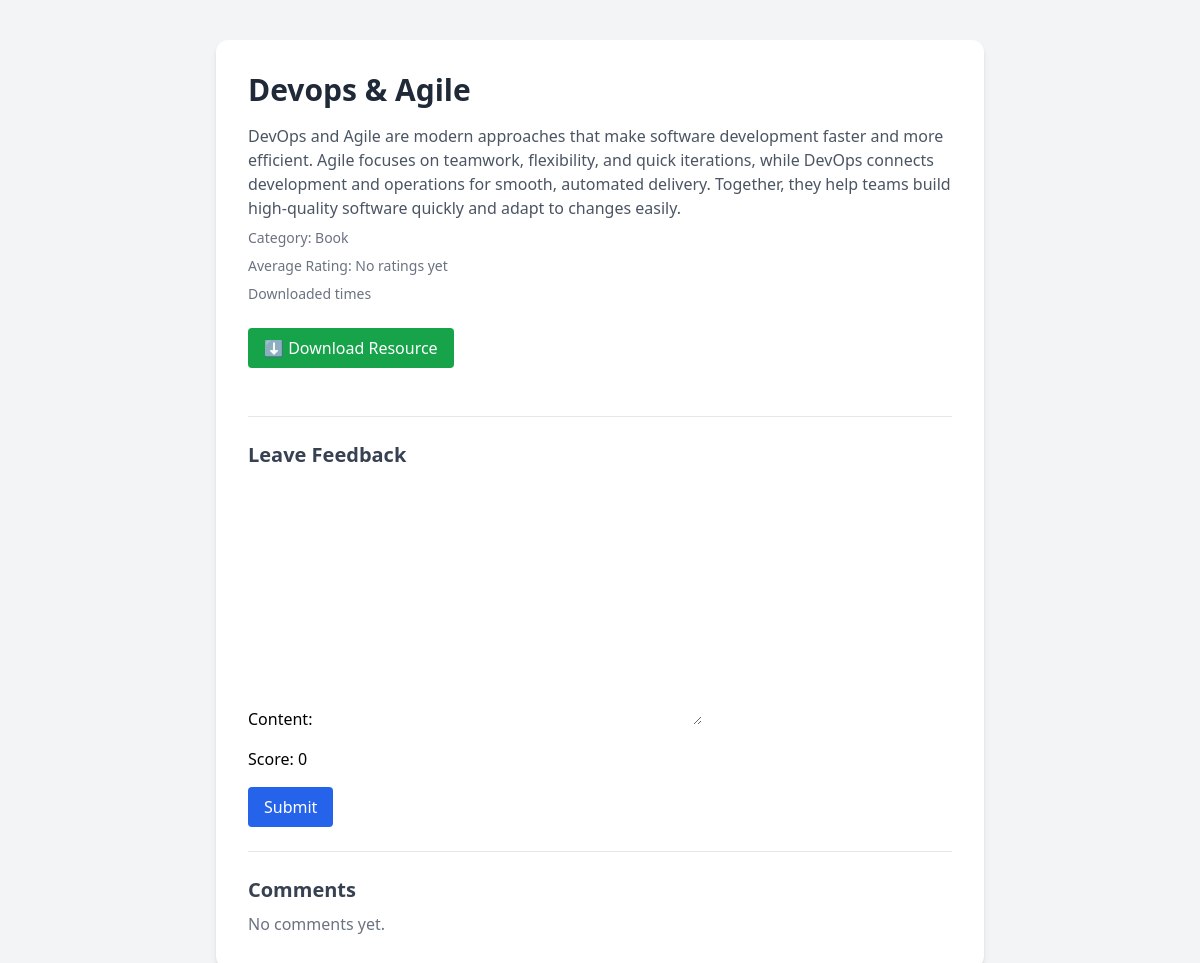
The app's page /resource/2/ with its own data.
### resources/models.py (models this page shows, shortened)
class Resource(models.Model):
    title = models.CharField(max_length=200)
    description = models.TextField()
    file = models.FileField(upload_to='resources/')
    uploaded_at = models.DateTimeField(default=timezone.now)
    category = models.ForeignKey(Category, on_delete=models.SET_NULL, null=True, blank=True)

class Category(models.Model):
    name = models.CharField(max_length=100)

### resources/views.py (the view)
# urls.py: path('resource/<int:resource_id>/', views.resource_detail, name='resource_detail'),
def resource_detail(request, resource_id):
    resource = get_object_or_404(Resource, id=resource_id)
    comments = resource.comments.all()
    ratings = resource.ratings.all()
    average_rating = ratings.aggregate(Avg('score'))['score__avg']
    if request.method == 'POST':
        comment_form = CommentForm(request.POST)
        rating_form = RatingForm(request.POST)
        if comment_form.is_valid() and rating_form.is_valid():
            comment = comment_form.save(commit=False)
            comment.user = request.user
            comment.resource = resource
            comment.save()
            rating = rating_form.save(commit=False)
            rating.user = request.user
            rating.resource = resource
            rating.save()
            return redirect('resource_detail', resource_id=resource.id)
    else:
        comment_form = CommentForm()
        rating_form = RatingForm()
    return render(request, 'resources/resource_detail.html', {
        'resource': resource,
        'comments': comments,
        'average_rating': round(average_rating, 1) if average_rating else None,
        'comment_form': comment_form,
        'rating_form': rating_form
    })

### resources/forms.py
class CommentForm(forms.ModelForm):
    class Meta:
        model = Comment
        fields = ['content']

class RatingForm(forms.ModelForm):
    class Meta:
        model = Rating
        fields = ['score']

### resources/templates/resources/resource_detail.html (shortened to what this page needs)
<!DOCTYPE html>
<html lang="en">
<head>
    <script src="https://cdn.tailwindcss.com"></script>
</head>
<body class="bg-gray-100 py-10 px-4">
<div class="max-w-3xl mx-auto bg-white p-8 rounded-xl shadow-md">
    <h2 class="text-3xl font-bold text-gray-800 mb-4">{{ resource.title }}</h2>
    <p class="text-gray-600 mb-2">{{ resource.description }}</p>
    <p class="text-sm text-gray-500 mb-2">Category: {{ resource.category.name }}</p>
    <p class="text-sm text-gray-500 mb-2">Average Rating: {{ average_rating|default:"No ratings yet" }}</p>
    <p class="text-sm text-gray-500 mb-6">Downloaded {{ resource.download_count }} times</p>
    <a href="{% url 'download_resource' resource.id %}"
       class="inline-block bg-green-600 text-white px-4 py-2 rounded hover:bg-green-700 mb-6">
       ⬇️ Download Resource
    </a>
    <hr class="my-6">
    <h3 class="text-xl font-semibold text-gray-700 mb-2">Leave Feedback</h3>
    <form method="post" class="space-y-4">
        {{ comment_form.as_p }}
        {{ rating_form.as_p }}
        <button type="submit" class="bg-blue-600 text-white px-4 py-2 rounded hover:bg-blue-700">Submit</button>
    </form>
    <hr class="my-6">
    <h3 class="text-xl font-semibold text-gray-700 mb-2">Comments</h3>
    {% for comment in comments %}
        <div class="mb-4">
            <p class="text-gray-800 font-medium">{{ comment.user.username }}</p>
            <p class="text-gray-600">{{ comment.content }}</p>
        </div>
    {% empty %}
        <p class="text-gray-500">No comments yet.</p>
    {% endfor %}
</div>
</body>
</html>

### records on screen
Resource: title "Devops & Agile", description "DevOps and Agile are modern approaches that make software development faster and more efficient. Agile focuses on teamwork, flexibility, and quick iterations, while DevOps connects development and operations for smooth, automated delivery. Together, they help teams build high-quality software quickly and adapt to changes easily.", category.name "Book"

### other values on screen
{{ average_rating|default:"No ratings yet" }} "No ratings yet"
